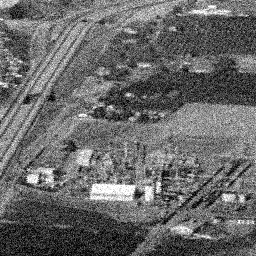
#> input picture Lab Practicals/Lab7/gaussian_noise.png, 256 x 256 px
$ python lab7_solution.py
#> lines starting #> are read from the running program, lines starting #| are printed output that depends on the picture; long printed decimals are rounded
"""
Lab 7: Image Enhancement in Frequency Domain
Digital Image Processing (NCSH302)

This solution implements:
1. Gaussian Low-Pass Filtering for noise reduction
2. Butterworth High-Pass Filtering for edge enhancement
"""

import numpy as np
import matplotlib.pyplot as plt
from PIL import Image

# ==============================================================================
# PART 1: Gaussian Low-Pass Filter for Noise Reduction
# ==============================================================================

def load_and_resize_image(image_path, target_size=(256, 256)):
    """Load image and resize to target size"""
    img = Image.open(image_path).convert('L')  # Convert to grayscale
    img = img.resize(target_size, Image.LANCZOS)
    return np.array(img, dtype=np.float64)

def compute_2d_dft(image):
    """Compute 2D Discrete Fourier Transform"""
    # DFT using numpy's FFT
    dft = np.fft.fft2(image)
    return dft

def shift_dft(dft):
    """Shift zero frequency to center"""
    return np.fft.fftshift(dft)

def create_gaussian_lpf(shape, D0):
    """
    Create Gaussian Low-Pass Filter
    H(u,v) = exp[-D^2(u,v) / (2*D0^2)]
    """
    rows, cols = shape
    center_row, center_col = rows // 2, cols // 2

    # Create coordinate grid
    u = np.arange(rows) - center_row
    v = np.arange(cols) - center_col
    V, U = np.meshgrid(v, u)

    # Calculate distance from center
    D = np.sqrt(U**2 + V**2)

    # Gaussian LPF formula
    H = np.exp(-D**2 / (2 * D0**2))

    return H

def apply_frequency_filter(dft_shifted, filter_mask):
    """Apply filter in frequency domain"""
    return dft_shifted * filter_mask

def compute_inverse_dft(dft_filtered):
    """Compute inverse DFT to get spatial domain image"""
    # Shift back before inverse DFT
    dft_unshifted = np.fft.ifftshift(dft_filtered)
    # Inverse FFT
    image_reconstructed = np.fft.ifft2(dft_unshifted)
    # Take real part (imaginary part is negligible)
    return np.real(image_reconstructed)

def calculate_mse(original, reconstructed):
    """Calculate Mean Squared Error"""
    return np.mean((original - reconstructed) ** 2)

def calculate_psnr(original, reconstructed, max_pixel=255):
    """Calculate Peak Signal-to-Noise Ratio"""
    mse = calculate_mse(original, reconstructed)
    if mse == 0:
        return float('inf')
    # Normalize images to [0, 1] range for PSNR calculation
    psnr = 10 * np.log10((max_pixel**2) / mse)
    return psnr

def part1_gaussian_lpf():
    """Part 1: Gaussian Low-Pass Filter for noise reduction"""
    print("=" * 60)
    print("PART 1: Gaussian Low-Pass Filter for Noise Reduction")
    print("=" * 60)

    # Load images
    noisy_img = load_and_resize_image('gaussian_noise.png')
#> in load_and_resize_image, img is the input picture: PIL image 256x256 L; min 0, max 255, mean 104.5
    clean_img = load_and_resize_image('reference.png')
#> call 2 of load_and_resize_image, with image_path = 'reference.png', target_size = (256, 256)
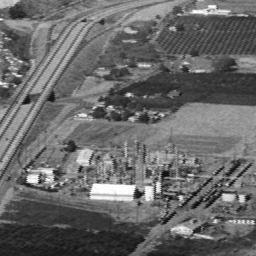
#> input picture Lab Practicals/Lab7/reference.png, 256 x 256 px
#> in load_and_resize_image, img is the input picture: PIL image 256x256 L; min 13, max 255, mean 104.5

    print(f"Noisy image shape: {noisy_img.shape}")
#| Noisy image shape: (256, 256)
    print(f"Clean reference shape: {clean_img.shape}")
#| Clean reference shape: (256, 256)

    # Normalize images to [0, 1] range for processing
    noisy_normalized = noisy_img / 255.0
    clean_normalized = clean_img / 255.0

    # Step 1: Compute 2D DFT
    dft = compute_2d_dft(noisy_normalized)
    print("Computed 2D DFT of noisy image")

    # Step 2: Shift zero frequency to center
    dft_shifted = shift_dft(dft)
    print("Shifted zero frequency to center")

    # Step 3: Create Gaussian LPF with D0 = 30
    D0 = 30
    glpf = create_gaussian_lpf(noisy_normalized.shape, D0)
    print(f"Created Gaussian LPF with cutoff D0 = {D0}")

    # Step 4: Apply filter
    filtered_dft = apply_frequency_filter(dft_shifted, glpf)
    print("Applied filter to frequency domain")

    # Step 5: Inverse DFT to get spatial domain
    denoised_image = compute_inverse_dft(filtered_dft)
    print("Computed inverse DFT to get denoised image")

    # Calculate MSE and PSNR
    mse_noisy = calculate_mse(clean_normalized, noisy_normalized)
#> mse_noisy = 0.0098
    mse_denoised = calculate_mse(clean_normalized, denoised_image)
#> mse_denoised = 0.00318

    psnr_noisy = 10 * np.log10(1 / mse_noisy) if mse_noisy > 0 else float('inf')
#> psnr_noisy = 20.09
    psnr_denoised = 10 * np.log10(1 / mse_denoised) if mse_denoised > 0 else float('inf')
#> psnr_denoised = 24.98

    print("\n" + "-" * 40)
    print("Results:")
    print("-" * 40)
    print(f"{'Image':<20} {'MSE':<15} {'PSNR (dB)':<15}")
    print("-" * 40)
    print(f"{'Noisy image':<20} {mse_noisy:<15.6f} {psnr_noisy:<15.3f}")
#| Noisy image          0.009796        20.090
    print(f"{'Noise-reduced image':<20} {mse_denoised:<15.6f} {psnr_denoised:<15.3f}")
#| Noise-reduced image  0.003178        24.978
    print("-" * 40)

    # Display images
    plt.figure(figsize=(15, 5))

    plt.subplot(1, 4, 1)
    plt.imshow(noisy_normalized, cmap='gray')
    plt.title('Noisy Image')
    plt.axis('off')

    plt.subplot(1, 4, 2)
    # Show centered Fourier spectrum (log magnitude)
    spectrum = np.log(np.abs(dft_shifted) + 1)
    plt.imshow(spectrum, cmap='gray')
    plt.title('Centered Fourier Spectrum')
    plt.axis('off')

    plt.subplot(1, 4, 3)
    plt.imshow(glpf, cmap='gray')
    plt.title(f'Gaussian LPF (D0={D0})')
    plt.axis('off')

    plt.subplot(1, 4, 4)
    plt.imshow(denoised_image, cmap='gray')
    plt.title('Noise-Reduced Image')
    plt.axis('off')

    plt.tight_layout()
    plt.savefig('lab7_part1_results.png', dpi=150, bbox_inches='tight')
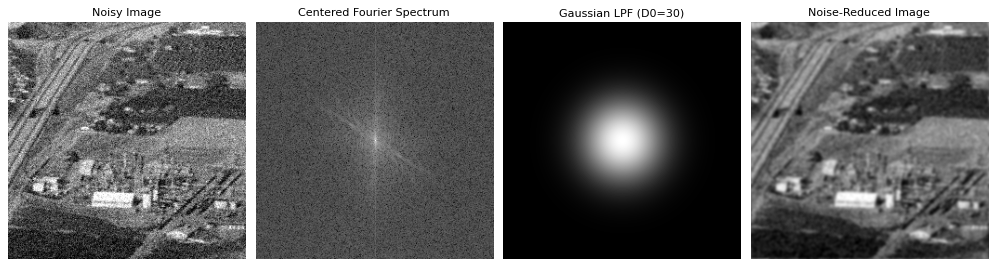
#> figure drawn by matplotlib, 4 panels
    plt.show()
    print("\nSaved results to lab7_part1_results.png")

    return denoised_image, psnr_noisy, psnr_denoised


# ==============================================================================
# PART 2: Butterworth High-Pass Filter for Edge Enhancement
# ==============================================================================

def create_butterworth_hpf(shape, D0, n=2):
    """
    Create Butterworth High-Pass Filter
    H(u,v) = 1 / [1 + (D0/D(u,v))^(2n)]
    """
    rows, cols = shape
    center_row, center_col = rows // 2, cols // 2

    # Create coordinate grid
    u = np.arange(rows) - center_row
    v = np.arange(cols) - center_col
    V, U = np.meshgrid(v, u)

    # Calculate distance from center
    D = np.sqrt(U**2 + V**2)

    # Avoid division by zero
    D[D == 0] = 0.0001

    # Butterworth HPF formula
    H = 1 / (1 + (D0 / D) ** (2 * n))

    return H

def sobel_filter(image):
    """
    Apply Sobel filters manually
    Returns gradient magnitude
    """
    # Sobel kernels
    Gx = np.array([[-1, 0, 1],
                   [-2, 0, 2],
                   [-1, 0, 1]], dtype=np.float64)

    Gy = np.array([[-1, -2, -1],
                   [0,  0,  0],
                   [1,  2,  1]], dtype=np.float64)

    rows, cols = image.shape
    result_x = np.zeros_like(image, dtype=np.float64)
    result_y = np.zeros_like(image, dtype=np.float64)

    # Apply convolution manually (without padding)
    for i in range(1, rows - 1):
        for j in range(1, cols - 1):
            window = image[i-1:i+2, j-1:j+2]
            result_x[i, j] = np.sum(window * Gx)
            result_y[i, j] = np.sum(window * Gy)

    # Gradient magnitude
    gradient_magnitude = np.sqrt(result_x**2 + result_y**2)

    return gradient_magnitude

def calculate_tenengrad(image):
    """Calculate Tenengrad (sharpness measure)"""
    gradient = sobel_filter(image)
    return np.mean(gradient ** 2)

def part2_butterworth_hpf():
    """Part 2: Butterworth High-Pass Filter for edge enhancement"""
    print("\n" + "=" * 60)
    print("PART 2: Butterworth High-Pass Filter for Edge Enhancement")
    print("=" * 60)

    # Load and resize image
    img = load_and_resize_image('building.png')
    print(f"Input image shape: {img.shape}")

    # Normalize to [0, 1]
    img_normalized = img / 255.0

    # Step 1: Compute 2D DFT
    dft = compute_2d_dft(img_normalized)
    print("Computed 2D DFT of image")

    # Step 2: Shift zero frequency to center
    dft_shifted = shift_dft(dft)
    print("Shifted zero frequency to center")

    # Step 3: Create Butterworth HPF with D0 = 30, n = 2
    D0 = 30
    n = 2
    bhpf = create_butterworth_hpf(img_normalized.shape, D0, n)
    print(f"Created Butterworth HPF with cutoff D0 = {D0}, order n = {n}")

    # Step 4: Apply filter
    filtered_dft = apply_frequency_filter(dft_shifted, bhpf)
    print("Applied filter to frequency domain")

    # Step 5: Inverse DFT to get spatial domain
    hp_filtered = compute_inverse_dft(filtered_dft)
    print("Computed inverse DFT to get high-pass filtered image")

    # Ensure values are in valid range
    hp_filtered = np.clip(hp_filtered, 0, 1)

    # Step 6: Apply Sobel filters to both original and filtered images
    print("Applying Sobel filters...")

    tenengrad_original = calculate_tenengrad(img_normalized)
    tenengrad_filtered = calculate_tenengrad(hp_filtered)

    print("\n" + "-" * 40)
    print("Sharpness Analysis (Tenengrad):")
    print("-" * 40)
    print(f"{'Image':<25} {'Tenengrad (T)':<20}")
    print("-" * 40)
    print(f"{'Original Image':<25} {tenengrad_original:<20.6f}")
    print(f"{'High-Pass Filtered Image':<25} {tenengrad_filtered:<20.6f}")
    print("-" * 40)

    if tenengrad_filtered > tenengrad_original:
        print("Edge enhancement successful! Tenengrad increased.")
    else:
        print("Note: Tenengrad decreased, but visual enhancement may still be present.")

    # Display images
    plt.figure(figsize=(15, 5))

    plt.subplot(1, 4, 1)
    plt.imshow(img_normalized, cmap='gray')
    plt.title('Original Image')
    plt.axis('off')

    plt.subplot(1, 4, 2)
    spectrum = np.log(np.abs(dft_shifted) + 1)
    plt.imshow(spectrum, cmap='gray')
    plt.title('Centered Fourier Spectrum')
    plt.axis('off')

    plt.subplot(1, 4, 3)
    plt.imshow(bhpf, cmap='gray')
    plt.title(f'Butterworth HPF (D0={D0}, n={n})')
    plt.axis('off')

    plt.subplot(1, 4, 4)
    plt.imshow(hp_filtered, cmap='gray')
    plt.title('High-Pass Filtered Image')
    plt.axis('off')

    plt.tight_layout()
    plt.savefig('lab7_part2_results.png', dpi=150, bbox_inches='tight')
    plt.show()
    print("\nSaved results to lab7_part2_results.png")

    return hp_filtered, tenengrad_original, tenengrad_filtered


# ==============================================================================
# MAIN FUNCTION
# ==============================================================================

if __name__ == "__main__":
    # Change to Lab7 directory
    import os
    os.chdir('/home/gaurav/Desktop/Class/Clg/Digital Image Processing/Lab/Lab7')

    # Run Part 1: Gaussian LPF
    denoised_img, psnr_noisy, psnr_denoised = part1_gaussian_lpf()
#> psnr_noisy = 20.09; psnr_denoised = 24.98

    # Run Part 2: Butterworth HPF
    hp_img, ten_orig, ten_filt = part2_butterworth_hpf()
#> call 3 of load_and_resize_image, with image_path = 'building.png', target_size = (256, 256)
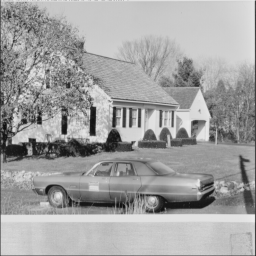
#> input picture Lab Practicals/Lab7/building.png, 256 x 256 px
#> in load_and_resize_image, img is the input picture: PIL image 256x256 L; min 14, max 235, mean 161.4
#| Input image shape: (256, 256)
#> in part2_butterworth_hpf, `tenengrad_original = calculate_tenengrad(img_normalized)`: tenengrad_original = 0.283
#> after the loop in sobel_filter (call 2), `for i in range(1, rows - 1):`:
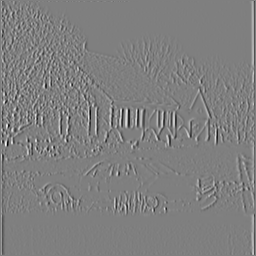
#> result_x: shape (256, 256) float64; min -1.3, max 1.3, mean 0.000277; drawn with min black and max white
#> after the loop in sobel_filter (call 2), `for i in range(1, rows - 1):`:
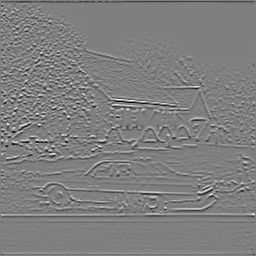
#> result_y: shape (256, 256) float64; min -0.987, max 0.987, mean -0.00164; drawn with min black and max white
#> in sobel_filter (call 2), `gradient_magnitude = np.sqrt(result_x**2 + result_y**2)`:
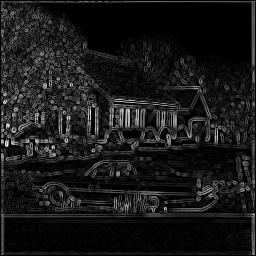
#> gradient_magnitude: shape (256, 256) float64; min 0, max 1.3, mean 0.13; drawn with min black and max white
#> in part2_butterworth_hpf, `tenengrad_filtered = calculate_tenengrad(hp_filtered)`: tenengrad_filtered = 0.0431
#| Original Image            0.2828
#| High-Pass Filtered Image  0.04313
#> in part2_butterworth_hpf, `plt.savefig('lab7_part2_results.png', dpi=150, bbox_inches='tight')`:
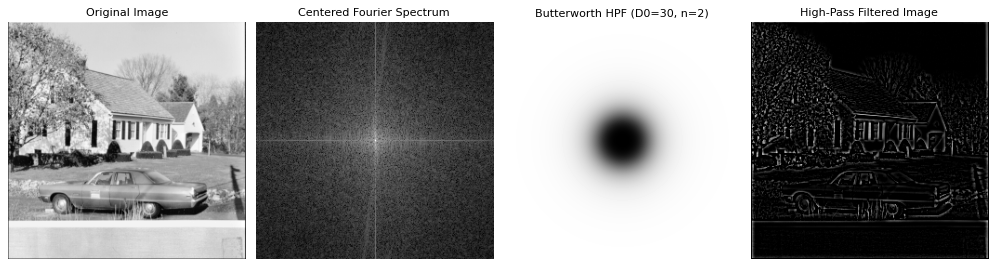
#> figure drawn by matplotlib, 4 panels
#> ten_orig = 0.283; ten_filt = 0.0431

    print("\n" + "=" * 60)
    print("LAB 7 COMPLETED SUCCESSFULLY")
    print("=" * 60)
